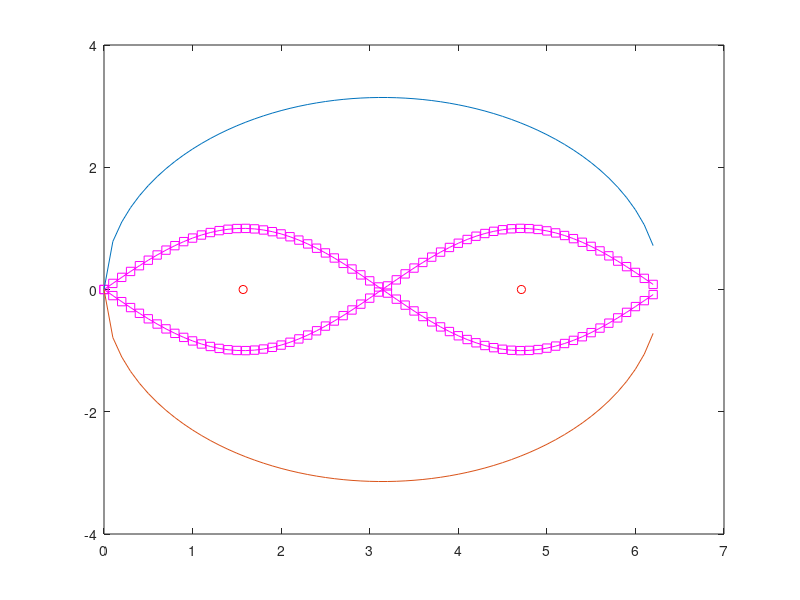

MATLAB code for this plot: (Note: this script raises an error after producing the figure.)
P = [1 ,-1];
for i = 2:20
    P = conv(P,[1,-i]);
end
P(2)= P(2)+10^(-6);
roots(P);

x = 0:0.1:2*pi;
y1 = sqrt(-(x - pi).^2 + pi^2);
%x1 = pi-0.5:0.1:pi+0.5;
%y2 = -pi^(2/3)*(x1.^2) - 2 * (pi^(1/3)) * x1 + 1;
y = sin(x);
z = 0:0.1:2*pi;
c = -sin(z);
plot(x,y, '-ms');
    hold on
plot (z,c,'-ms');
plot (pi/2,0,'ro');
plot (3*pi/2,0,'ro');
plot(x, y1);
plot(x, -y1);
plot(x1,-2);
